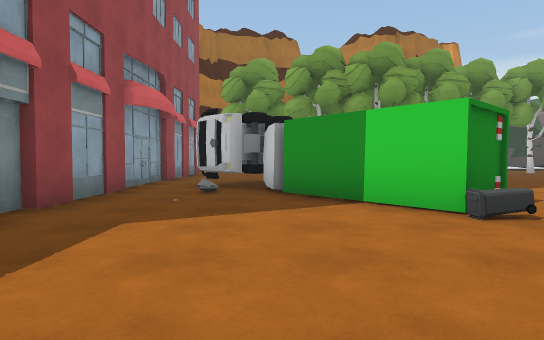
view 1 (above)

24 first-person views from a walk through a scene from a Unity 3-D project. The camera is 1.2 m above the floor, tilts 2° down and sees 75° across. The floor is counted in squares, 2 m on a side. Each view is taken from the middle of a square. On the plan, view 1 faces up. The plan holds only what a view shows up to about 10 squares ahead; the rest is blank. The place goes on beyond the plan. The player is left out. Some animated figures are left out. Some surface patterns are stand-ins.

view 2
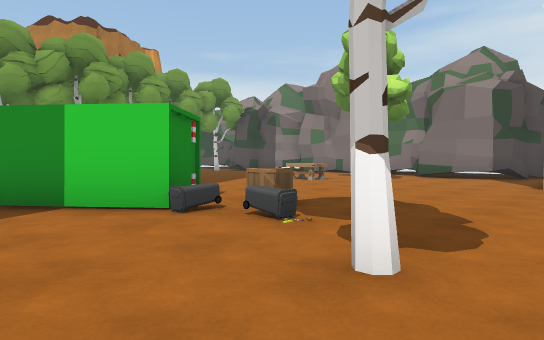

view 3
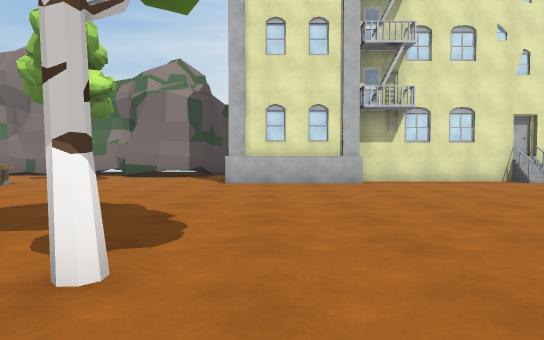

view 4
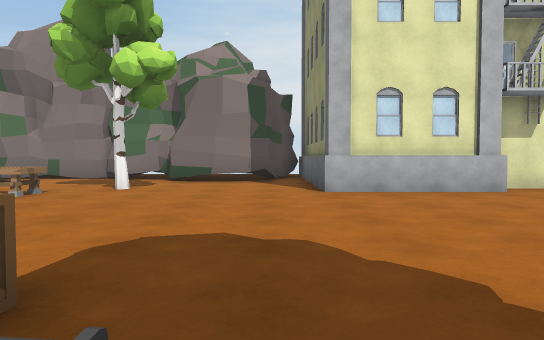

view 5
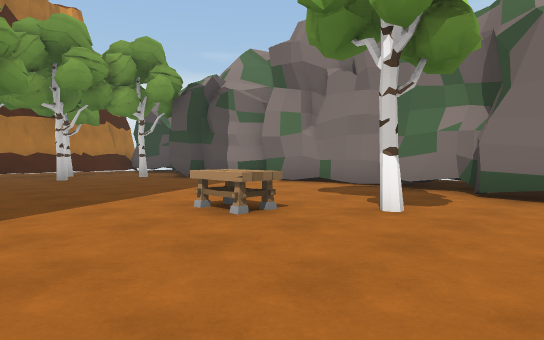

view 6
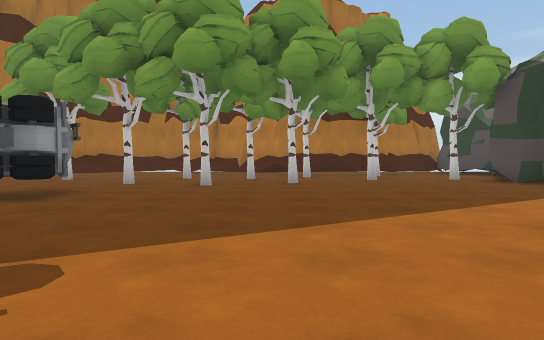

view 7
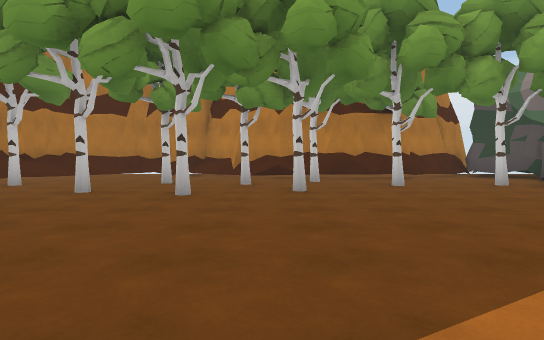

view 8
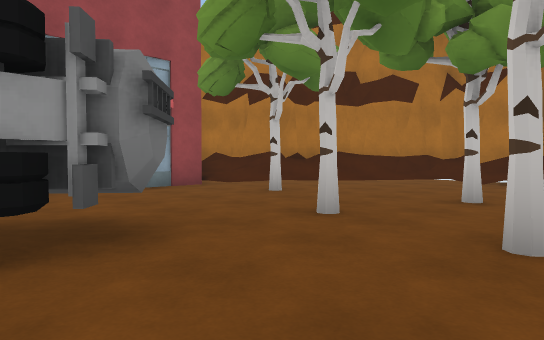

view 9
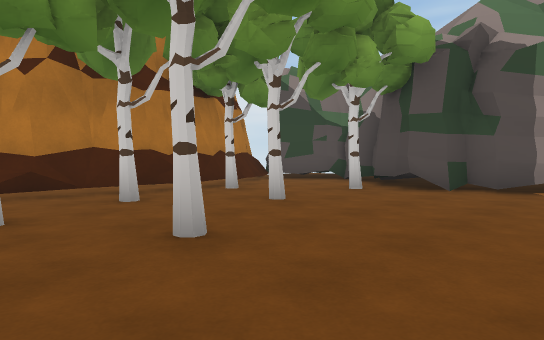

view 10
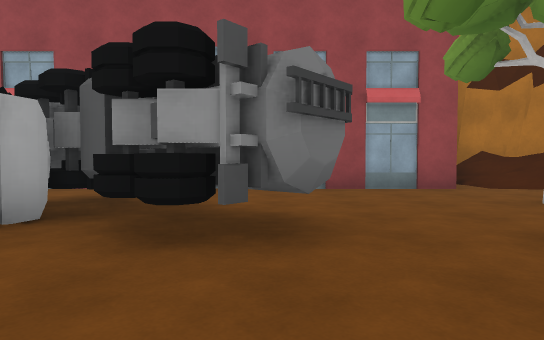

view 11
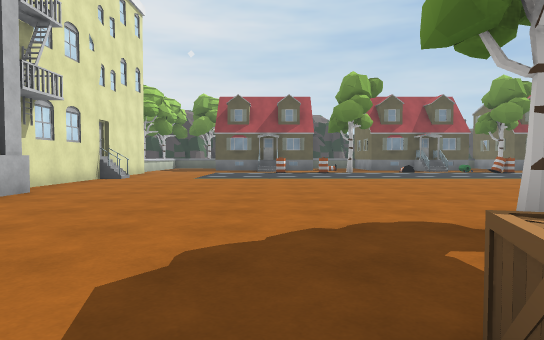

view 12
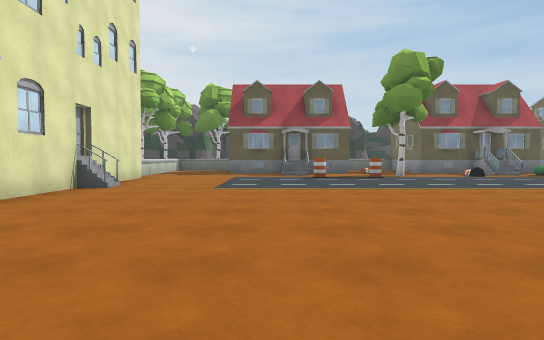

view 13
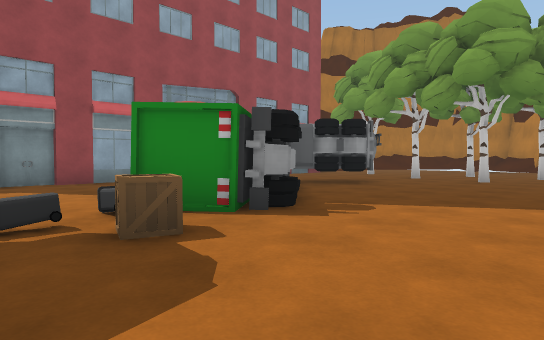

view 14
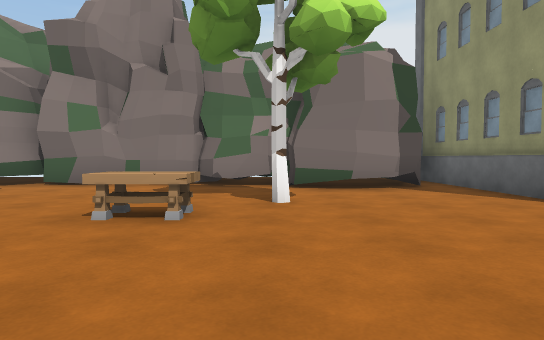

view 15
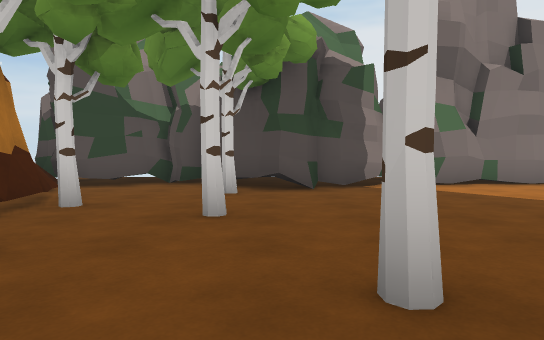

view 16
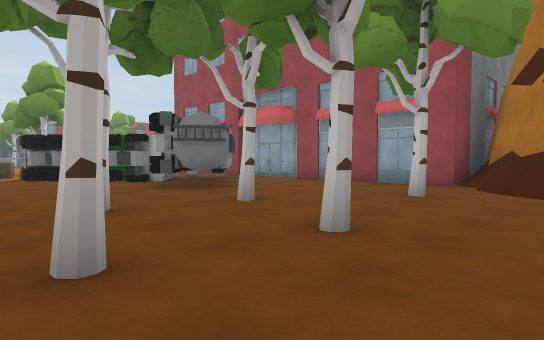

view 17
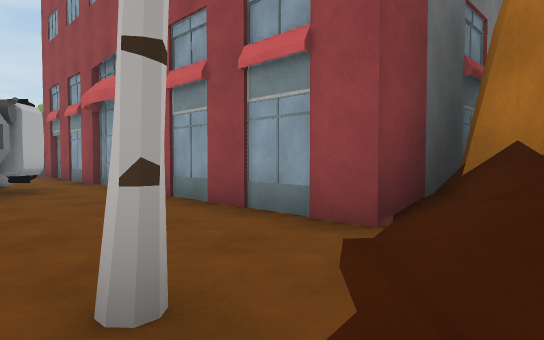

view 18
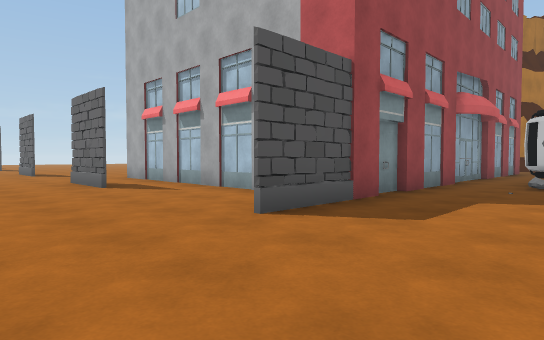

view 19
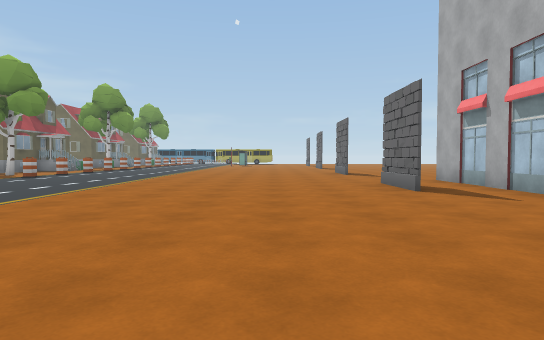

view 20
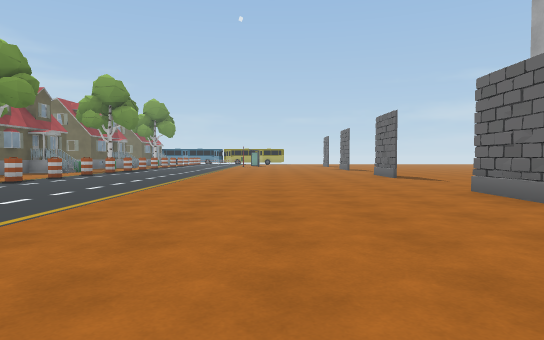

view 21
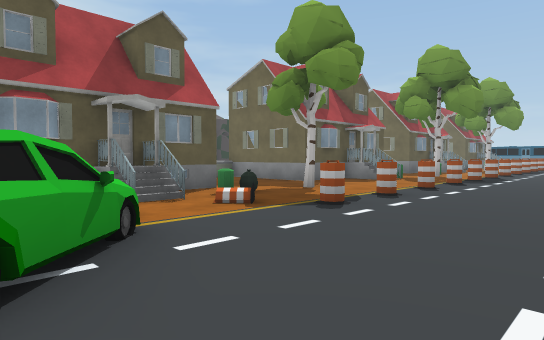

view 22
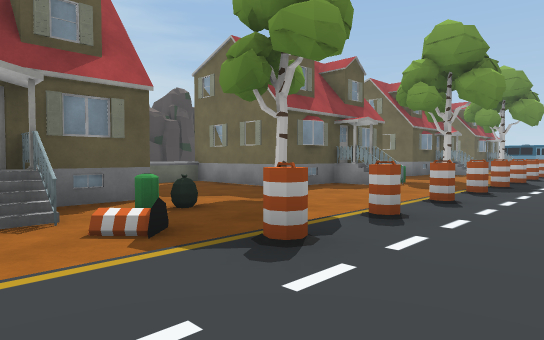

view 23
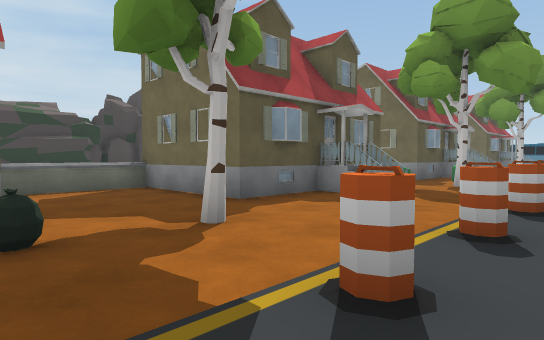

view 24
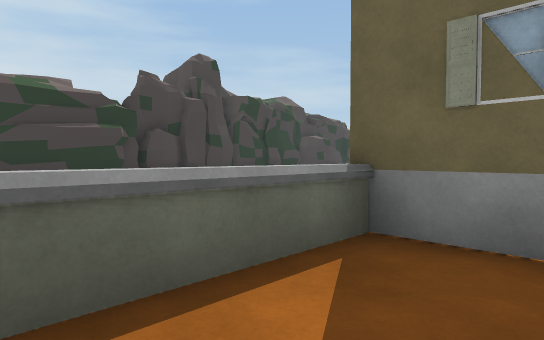

### Floor plan
Key: @ floor where view 1 was taken; # wall or solid block; . floor; / step, stairs or slope; = window, fence, low wall or low ledge; ^ raised ledge; B building; T truck; R tree; A table; C box; E car; O other object.
Columns run from 16 left of view 1 to 12 right of it. Each row starts with its distance up from view 1.
 16               ^#//....##R...#
 15             ##///.....R.....#
 14             #//R...RR...R.R.#
 13           ####.............R
 12              #....R.RR.....##
 11              #..............#
 10              #...T..........#
  9              #..TT..........#
  8              B.TT...........#
  7              #.TTT..........#
  6              #..TTT.....A...#
  5              #...TTT.....R..#
  4              #....OO.......##
  3        #######.....C.......#
  2    ..........#.............##
  1    ....##....#....R......###
  0    .............@........#
 -1    ......................#
 -2    ......................#
 -3    ......................#
 -4    ......................#
 -5    ......................#
 -6    ........  ............#
 -7 ..........     ..........#
 -8 .........E    ...........#
 -9 O.O.OO..EE    ....O.O....#
-10 .....OO.
-11 ...R.OBB
-12 B.....BB
-13  #...
-14  #...
-15  #=.B
-16   ...
-17
-18
-19
-20
-21
-22
-23
-24
-25 ####

Positions as (right, up) in squares from view 1, and headings:
1: (0, 0), facing up
2: (0, 0), facing up-right
3: (0, 0), facing right
4: (2, 2), facing right
5: (5, 3), facing up-right
6: (5, 4), facing up
7: (5, 6), facing up
8: (4, 9), facing up-left
9: (4, 10), facing up-right
10: (4, 10), facing left
11: (4, 4), facing down
12: (5, 1), facing down
13: (6, 2), facing up-left
14: (4, 5), facing right
15: (4, 13), facing right
16: (5, 16), facing down-left
17: (0, 15), facing down-left
18: (0, -2), facing up-left
19: (-1, -2), facing left
20: (-3, -3), facing left
21: (-7, -6), facing down-left
22: (-9, -7), facing down-left
23: (-11, -8), facing down-left
24: (-12, -14), facing down-left
